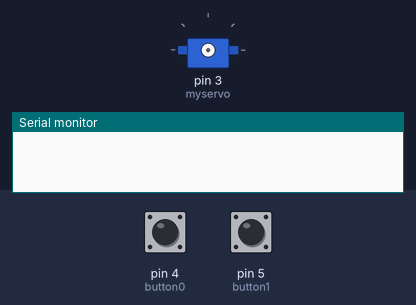
This sketch was run on a simulated Arduino Uno, built with avr-gcc and run on an emulated ATmega328P. Parts: servo, the last lines printed to the serial monitor. The test bench sets the inputs (shaded band); at power-on: pin 4 (button0) HIGH, pin 5 (button1) HIGH.

Above: at 1.2 s.
1.3 s: pin 4 (button0) pulled LOW for 0.15 s
At 1.75 s:
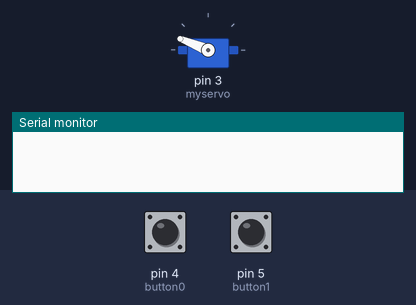
At 2.35 s:
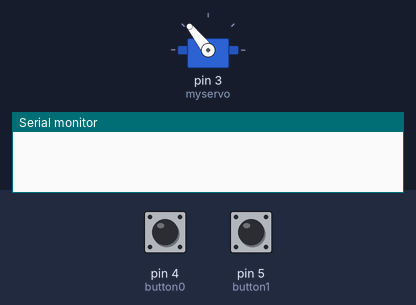
4.3 s: pin 5 (button1) pulled LOW for 0.15 s
At 5.0 s:
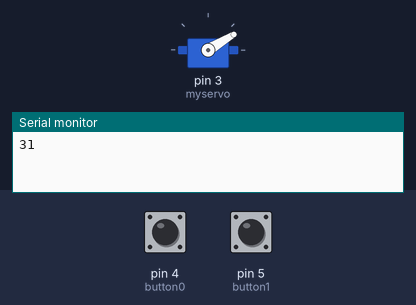
5.9 s: pin 4 (button0) pulled LOW for 1 s
9.9 s: pin 4 (button0) pulled LOW for 3.2 s
Timing chart, 0 to 15.0 s (numbered marks = the images above; inputs shaded):
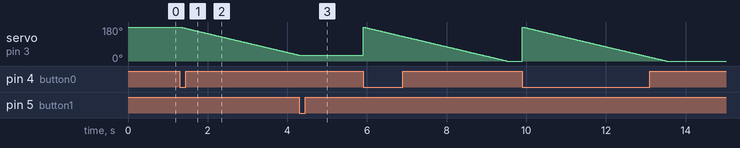

Measured:
- after the input at 1.3 s, servo on pin 3 (myservo): moves from 180° to 31° over 3.0 s, starting at once
- after the input at 4.3 s, servo on pin 3 (myservo): stays 31° (without the input it goes to 30° after 0.01 s)

The sketch:

ms_sg_servo.ino
```cpp
#include <Servo.h>

Servo myservo; // 建立Servo物件，控制伺服馬達

//放開=1,按住=0
int button0 = 4;
int button1 = 5;

void setup()
{
  pinMode(button0, INPUT_PULLUP);
  pinMode(button1, INPUT_PULLUP);
  Serial.begin(9600);
}

void loop()
{
if(digitalRead(button0) == 0)
 {

  /*for(int i = 0; i <= 180; i+=1){
    myservo.write(i);
    delay(20);
  }*/
  for(int i = 180; i >= 0; i-=1)
   {
    myservo.attach(3);
    myservo.write(i);
    delay(20);
    if(digitalRead(button1) == 0)
     {
       myservo.detach();
       Serial.println(i);
       break;
     }
   }
  }

}
```
